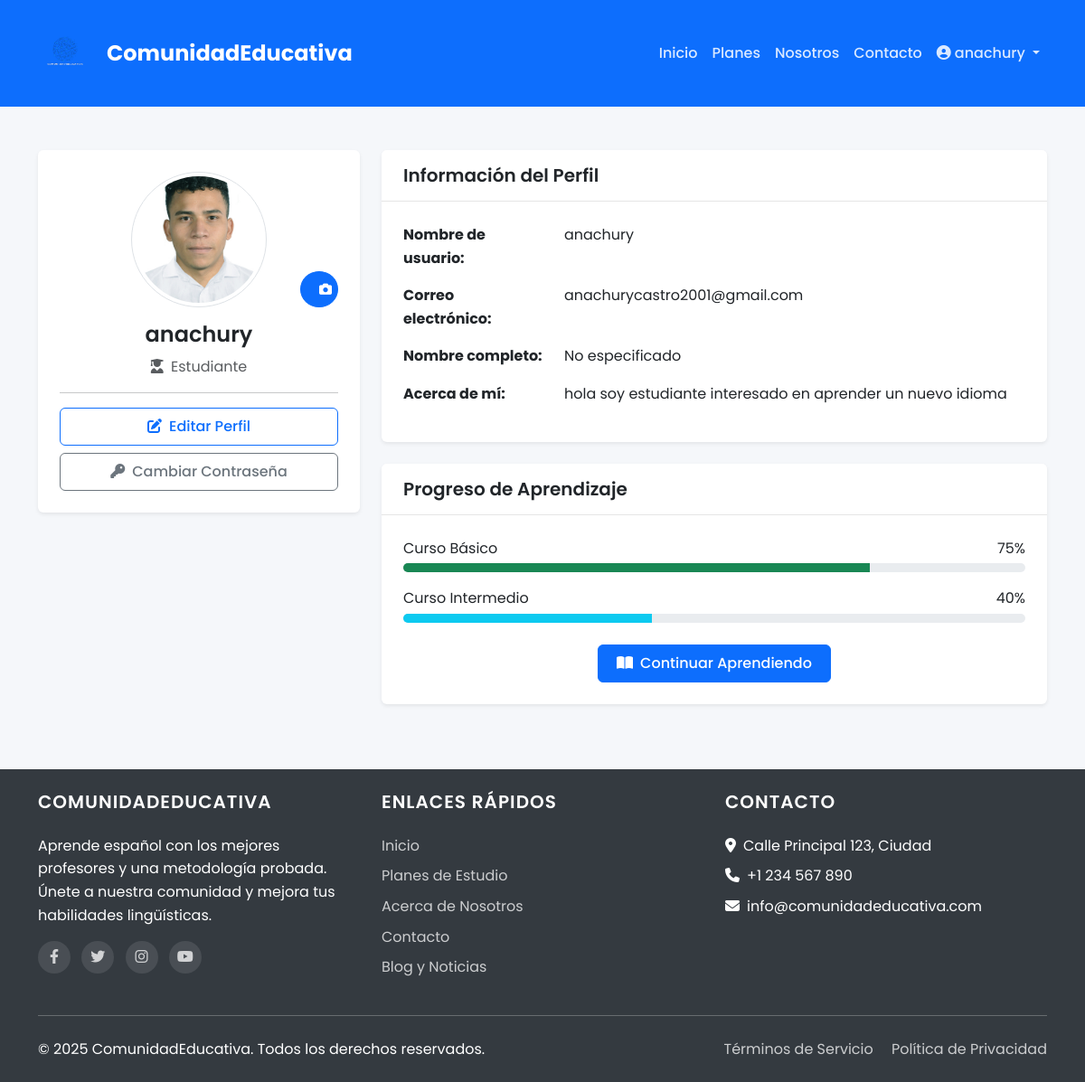
Page /profile/ (signed in) on the committed database.
### appEstudiantes/models.py (models this page shows, shortened)
class PerfilEstudiante(models.Model):
    usuario: ClassVar[models.OneToOneField] = models.OneToOneField(
        User,
        on_delete=models.CASCADE,
        related_name="perfil_estudiante",
    )
    foto: ClassVar[models.ImageField] = models.ImageField(
        upload_to="perfil_estudiantes/",
        default="default_profile.png",
    )
    biografia: ClassVar[models.TextField] = models.TextField(blank=True, default="")
    plan: ClassVar[models.ForeignKey] = models.ForeignKey(
        Plan,
        on_delete=models.SET_NULL,
        null=True,
        blank=True,
    )
    fecha_inscripcion: ClassVar[models.DateTimeField] = models.DateTimeField(
        default=timezone.now,
    )
    idioma_nativo: ClassVar[models.CharField] = models.CharField(
        max_length=50,
        blank=True,
        default="",
    )

### comunidad_educativa/views.py (the view)
# urls.py: path("profile/", views.ProfileView.as_view(), name="profile"),
class ProfileView(LoginRequiredMixin, TemplateView):
    template_name = "profile.html"
    def get_context_data(self, **kwargs: object) -> dict[str, Any]:
        context = super().get_context_data(**kwargs)
        user = self.request.user
        if hasattr(user, "perfil_profesor"):
            context["profile"] = user.perfil_profesor
            context["user_type"] = "profesor"
        elif hasattr(user, "perfil_estudiante"):
            context["profile"] = user.perfil_estudiante
            context["user_type"] = "estudiante"
        context["title"] = f"Perfil de {user.get_full_name()}"
        return context

### appComunidad/context_processors.py (called while the page is built)
def user_redirect_processor(request: HttpRequest) -> dict[str, str]:
    redirect_url = "appComunidad:index"  # URL por defecto
    if hasattr(request.user, "perfil_estudiante"):
        redirect_url = "appEstudiantes:dashboard"
    elif hasattr(request.user, "perfil_profesor"):
        redirect_url = "appProfesores:dashboard"
    return {
        "login_redirect_url": redirect_url,
    }

### templates/profile.html (shortened to what this page needs)
{% extends 'base.html' %}
{% block content %}
<div class="container my-5">
    <div class="row">
        <div class="col-md-4 mb-4">
            <div class="card shadow-sm">
                <div class="card-body text-center">
                    <div class="position-relative mb-3">
                        <img src="{{ profile.foto.url|default:'/static/img/default-avatar.png' }}"
                             class="rounded-circle img-thumbnail"
                             alt="Foto de perfil"
                             style="width: 150px; height: 150px; object-fit: cover;">
                        <button class="btn btn-primary btn-sm position-absolute bottom-0 end-0 rounded-circle"
                                style="width: 40px; height: 40px;">
                            <i class="fas fa-camera"></i>
                        </button>
                    </div>
                    <h4>{{ user.get_full_name|default:user.username }}</h4>
                    <p class="text-muted">
                        {% if user_type == 'profesor' %}
                            <i class="fas fa-chalkboard-teacher me-1"></i> Profesor
                        {% else %}
                            <i class="fas fa-user-graduate me-1"></i> Estudiante
                        {% endif %}
                    </p>
                    <hr>
                    <div class="d-grid gap-2">
                        <a href="#" class="btn btn-outline-primary">
                            <i class="fas fa-edit me-2"></i>Editar Perfil
                        </a>
                        <a href="{% url 'password_change' %}" class="btn btn-outline-secondary">
                            <i class="fas fa-key me-2"></i>Cambiar Contraseña
                        </a>
                    </div>
                </div>
            </div>
        </div>
        <div class="col-md-8">
            <div class="card shadow-sm mb-4">
                <div class="card-header bg-white">
                    <h5 class="mb-0">Información del Perfil</h5>
                </div>
                <div class="card-body">
                    <div class="row mb-3">
                        <div class="col-sm-3 fw-bold">Nombre de usuario:</div>
                        <div class="col-sm-9">{{ user.username }}</div>
                    </div>
                    <div class="row mb-3">
                        <div class="col-sm-3 fw-bold">Correo electrónico:</div>
                        <div class="col-sm-9">{{ user.email }}</div>
                    </div>
                    <div class="row mb-3">
                        <div class="col-sm-3 fw-bold">Nombre completo:</div>
                        <div class="col-sm-9">{{ user.get_full_name|default:"No especificado" }}</div>
                    </div>
                    {% if user_type == 'profesor' %}
                        <div class="row mb-3">
                            <div class="col-sm-3 fw-bold">Especialidad:</div>
                            <div class="col-sm-9">{{ profile.especialidad|default:"No especificada" }}</div>
                        </div>
                        <div class="row">
                            <div class="col-sm-3 fw-bold">Biografía:</div>
                            <div class="col-sm-9">{{ profile.biografia|default:"No hay biografía disponible."|linebreaks }}</div>
                        </div>
                    {% else %}
                        <div class="row">
                            <div class="col-sm-3 fw-bold">Acerca de mí:</div>
                            <div class="col-sm-9">{{ profile.biografia|default:"No hay información adicional."|linebreaks }}</div>
                        </div>
                    {% endif %}
                </div>
            </div>
            {% if user_type == 'estudiante' %}
                <div class="card shadow-sm">
                    <div class="card-header bg-white">
                        <h5 class="mb-0">Progreso de Aprendizaje</h5>
                    </div>
                    <div class="card-body">
                        <div class="mb-3">
                            <div class="d-flex justify-content-between mb-1">
                                <span>Curso Básico</span>
                                <span>75%</span>
                            </div>
                            <div class="progress" style="height: 10px;">
                                <div class="progress-bar bg-success" role="progressbar" style="width: 75%;"
                                     aria-valuenow="75" aria-valuemin="0" aria-valuemax="100"></div>
                            </div>
                        </div>
                        <div class="mb-3">
                            <div class="d-flex justify-content-between mb-1">
                                <span>Curso Intermedio</span>
                                <span>40%</span>
                            </div>
                            <div class="progress" style="height: 10px;">
                                <div class="progress-bar bg-info" role="progressbar" style="width: 40%;"
                                     aria-valuenow="40" aria-valuemin="0" aria-valuemax="100"></div>
                            </div>
                        </div>
                        <div class="text-center mt-4">
                            <a href="{% url 'appEstudiantes:mis_cursos' %}" class="btn btn-primary">
                                <i class="fas fa-book-open me-2"></i>Continuar Aprendiendo
                            </a>
                        </div>
                    </div>
                </div>
            {% endif %}
        </div>
    </div>
</div>
{% endblock %}

### templates/base.html (shortened to what this page needs)
{% load static %}
<!DOCTYPE html>
<html lang="es">
<head>
    <link href="https://cdn.jsdelivr.net/npm/bootstrap@5.3.0-alpha1/dist/css/bootstrap.min.css" rel="stylesheet">
    <link rel="stylesheet" href="https://cdnjs.cloudflare.com/ajax/libs/font-awesome/6.4.0/css/all.min.css">
    <link rel="stylesheet" href="{% static 'css/main.css' %}">
</head>
<body>
    <header class="header">
        <nav class="navbar navbar-expand-lg navbar-dark">
            <div class="container">
                <a class="navbar-brand d-flex align-items-center me-0" href="{% url 'appComunidad:index' %}" style="margin-right: 0 !important;">
                    <img src="{% static 'img/logo .png' %}" alt="Logo" height="60" class="d-inline-block align-text-top me-2" style="margin-right: 10px;">
                    <span class="d-none d-md-inline fw-bold fs-4" style="color: #fff;">ComunidadEducativa</span>
                </a>
                <div class="collapse navbar-collapse" id="navbarMain">
                    <ul class="navbar-nav ms-auto mb-2 mb-lg-0">
                        <li class="nav-item">
                            <a class="nav-link {% if request.path == '/' %}active{% endif %}" href="{% url 'appComunidad:index' %}">Inicio</a>
                        </li>
                        <li class="nav-item">
                            <a class="nav-link {% if 'planes' in request.path %}active{% endif %}" href="{% url 'appComunidad:planes' %}">Planes</a>
                        </li>
                        <li class="nav-item">
                            <a class="nav-link {% if 'about' in request.path %}active{% endif %}" href="{% url 'appComunidad:acerca_de' %}">Nosotros</a>
                        </li>
                        <li class="nav-item">
                            <a class="nav-link {% if 'contacto' in request.path %}active{% endif %}" href="{% url 'appComunidad:contacto' %}">Contacto</a>
                        </li>
                        {% if user.is_authenticated %}
                            <li class="nav-item dropdown">
                                <a class="nav-link dropdown-toggle" href="#" id="navbarDropdown" role="button" data-bs-toggle="dropdown">
                                    <i class="fas fa-user-circle me-1"></i>{{ user.username }}
                                </a>
                            </li>
                        {% endif %}
                    </ul>
                </div>
            </div>
        </nav>
    </header>
    <main class="main-content">
        {% block content %}{% endblock %}
    </main>
    <footer class="footer py-4">
        <div class="container">
            <div class="row">
                <div class="col-lg-4 mb-4 mb-lg-0">
                    <h5 class="text-uppercase mb-4">ComunidadEducativa</h5>
                    <p>Aprende español con los mejores profesores y una metodología probada. Únete a nuestra comunidad y mejora tus habilidades lingüísticas.</p>
                    <div class="social-icons">
                        <a href="#" class="me-2"><i class="fab fa-facebook-f"></i></a>
                        <a href="#" class="me-2"><i class="fab fa-twitter"></i></a>
                        <a href="#" class="me-2"><i class="fab fa-instagram"></i></a>
                        <a href="#" class="me-2"><i class="fab fa-youtube"></i></a>
                    </div>
                </div>
                <div class="col-lg-4 mb-4 mb-lg-0">
                    <h5 class="text-uppercase mb-4">Enlaces Rápidos</h5>
                    <ul class="list-unstyled">
                        <li class="mb-2"><a href="{% url 'appComunidad:index' %}">Inicio</a></li>
                        <li class="mb-2"><a href="{% url 'appComunidad:planes' %}">Planes de Estudio</a></li>
                        <li class="mb-2"><a href="{% url 'appComunidad:acerca_de' %}">Acerca de Nosotros</a></li>
                        <li class="mb-2"><a href="{% url 'appComunidad:contacto' %}">Contacto</a></li>
                        <li class="mb-2"><a href="{% url 'appComunidad:noticias' %}">Blog y Noticias</a></li>
                    </ul>
                </div>
                <div class="col-lg-4">
                    <h5 class="text-uppercase mb-4">Contacto</h5>
                    <ul class="list-unstyled">
                        <li class="mb-2"><i class="fas fa-map-marker-alt me-2"></i>Calle Principal 123, Ciudad</li>
                        <li class="mb-2"><i class="fas fa-phone me-2"></i>+1 234 567 890</li>
                        <li class="mb-2"><i class="fas fa-envelope me-2"></i>info@comunidadeducativa.com</li>
                    </ul>
                </div>
            </div>
            <hr class="my-4">
            <div class="row align-items-center">
                <div class="col-md-6 text-center text-md-start">
                    <p class="mb-0">&copy; {% now "Y" %} ComunidadEducativa. Todos los derechos reservados.</p>
                </div>
                <div class="col-md-6 text-center text-md-end mt-3 mt-md-0">
                    <a href="#" class="me-3">Términos de Servicio</a>
                    <a href="#">Política de Privacidad</a>
                </div>
            </div>
        </div>
    </footer>
</body>
</html>

### static/css/main.css (style rules this page uses)
:root { --primary-color: #0d6efd; --secondary-color: #6c757d; --success-color: #28a745; --warning-color: #ffc107; --danger-color: #dc3545; --light-color: #f8f9fa; --dark-color: #343a40; --border-radius: 0.375rem; --box-shadow: 0 0.125rem 0.25rem rgba(0, 0, 0, 0.075); }
body { font-family: 'Poppins', sans-serif; color: #333; line-height: 1.6; background-color: #f5f7fa; }
a { color: var(--primary-color); text-decoration: none; transition: all 0.3s ease; }
h1, h2, h3, h4, h5, h6 { font-weight: 600; }
.header { background-color: var(--primary-color); padding: 1rem 0; }
.navbar-brand { display: flex; align-items: center; }
.navbar-brand span { font-weight: 700; font-size: 1.5rem; margin-left: 0.5rem; color: #fff; }
.navbar-nav .nav-link { color: rgba(255, 255, 255, 0.85); font-weight: 500; padding: 0.5rem 1rem; }
.footer { background-color: var(--dark-color); color: #fff; padding: 3rem 0 2rem; }
.footer h5 { color: #fff; font-weight: 600; text-transform: uppercase; letter-spacing: 1px; margin-bottom: 1.5rem; }
.footer a { color: rgba(255, 255, 255, 0.75); transition: all 0.3s ease; }
.footer ul li { margin-bottom: 0.75rem; }
.footer .social-icons a { display: inline-block; width: 36px; height: 36px; background-color: rgba(255, 255, 255, 0.1); border-radius: 50%; text-align: center; line-height: 36px; margin-right: 0.5rem; transition: all 0.3s ease; }
.btn { font-weight: 500; padding: 0.5rem 1.25rem; border-radius: var(--border-radius); transition: all 0.3s ease; }
.btn-primary { background-color: var(--primary-color); border-color: var(--primary-color); }
.btn-outline-primary { color: var(--primary-color); border-color: var(--primary-color); }
.card { border: none; border-radius: var(--border-radius); box-shadow: var(--box-shadow); overflow: hidden; margin-bottom: 1.5rem; }
.card-header { background-color: #fff; border-bottom: 1px solid rgba(0, 0, 0, 0.1); padding: 1rem 1.5rem; font-weight: 600; }
.card-body { padding: 1.5rem; }

### rows in the picture
PerfilEstudiante: foto (picture), biografia "hola soy estudiante interesado en aprender un nuevo idioma"

### other values in the picture
{{ user.username }} "anachury"
{{ user.get_full_name|default:user.username }} "anachury"
{{ user.email }} "anachurycastro2001@gmail.com"
{{ user.get_full_name|default:"No especificado" }} "No especificado"
